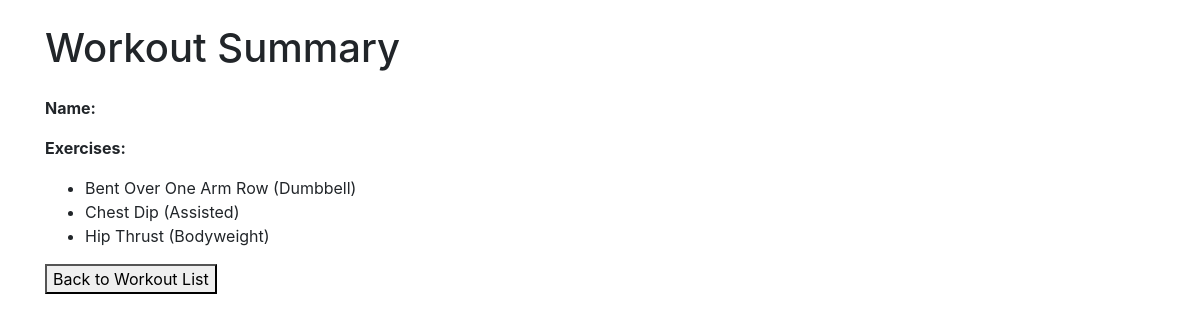
Page /gym/workout_summary/7/ on the committed database.
### gym/models.py (models this page shows, shortened)
class Exercise(models.Model):
    id = models.BigAutoField(primary_key=True)
    name = models.CharField(max_length=60)
    description = models.TextField()
    CATEGORY_CHOICES = [
        ('Barbell', 'barbell'),
        ('Dumbbell', 'dumbbell'),
        ('Machine / Other', 'machine'),
        ('Weighted Bodyweight', 'weighted_bw'),
        ('Assisted Bodyweight', 'assisted_bw'),
        ('Reps Only', 'reps'),
        ('Cardio', 'cardio'),
        ('Duration', 'duration'),
    ]
    category = models.CharField(max_length=30, choices=CATEGORY_CHOICES)
    BODYPART_CHOICES = [
        ('Core', 'core'),
        ('Arms', 'arms'),
        ('Back', 'back'),
        ('Chest', 'chest'),
        ('Legs', 'legs'),
        ('Shoulders', 'shoulders'),
        ('Other', 'other'),
        ('Olympic', 'olympic'),
        ('Full Body', 'fullbody'),
        ('Cardio', 'cardio'),
    ]
    bodypart = models.CharField(max_length=30, choices=BODYPART_CHOICES)

### gym/views.py (the view)
# urls.py: path('workout_summary/<int:workout_id>/', WorkoutSummaryView.as_view(), name='workout_summary'),
class WorkoutSummaryView(View):
    def get(self, request, workout_id):
        workout = Workout.objects.get(pk=workout_id)
        return render(request, 'workout_summary.html', {'workout': workout})

### gym/templates/workout_summary.html (shortened to what this page needs)
{% extends 'base_generic.html' %}
{% load static %}
{% block content %}
    <h1 class="mt-4 mb-4">Workout Summary</h1>
    <p><strong>Name:</strong> {{ workout.name }}</p>
    <p><strong>Exercises:</strong></p>
    <ul>
        {% for exercise in workout.exercises.all %}
            <li>{{ exercise.name }}</li>
        {% endfor %}
    </ul>
    <a href="{% url 'workout_list' %}">
        <button type="button">Back to Workout List</button>
    </a>
{% endblock %}

### rows in the picture
Exercise: name "Bent Over One Arm Row (Dumbbell)"
Exercise: name "Chest Dip (Assisted)"
Exercise: name "Hip Thrust (Bodyweight)"
